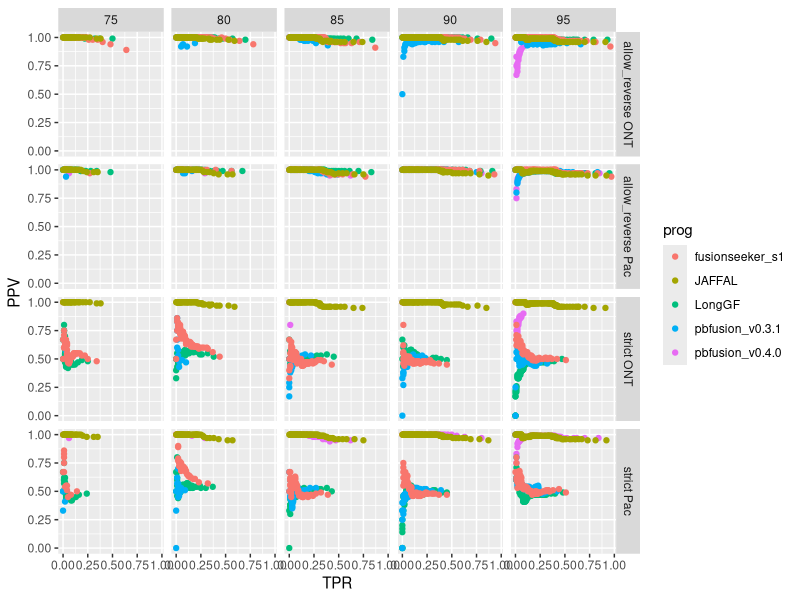
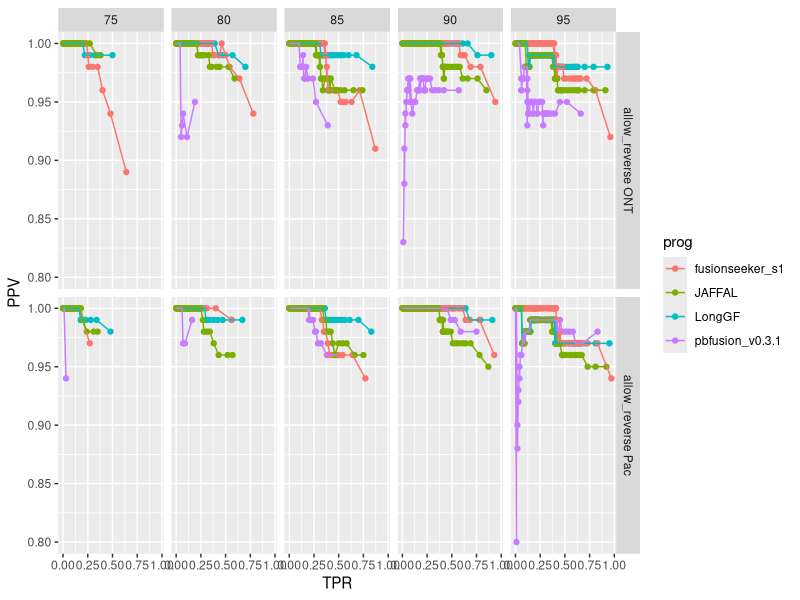
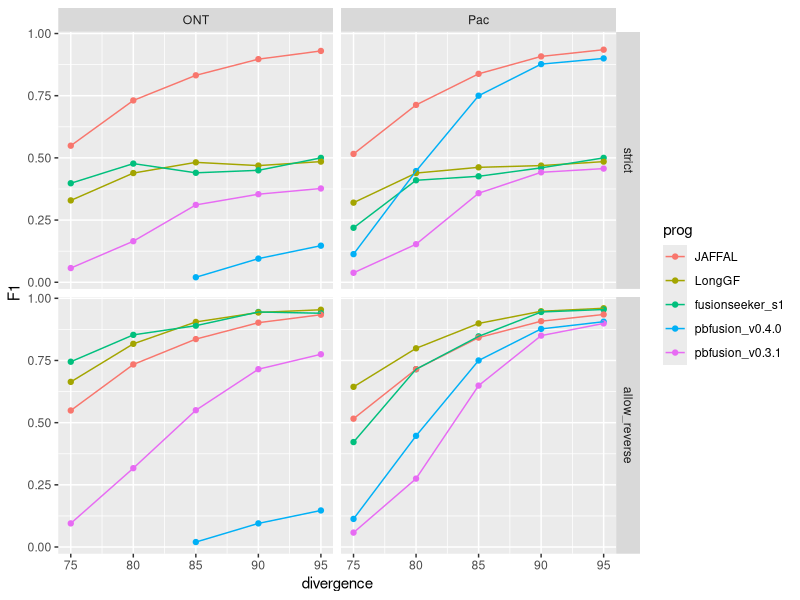
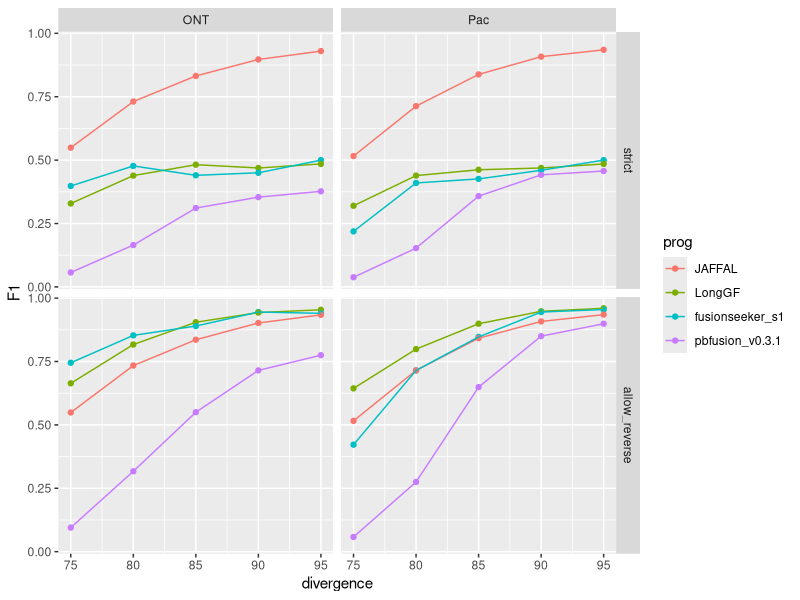
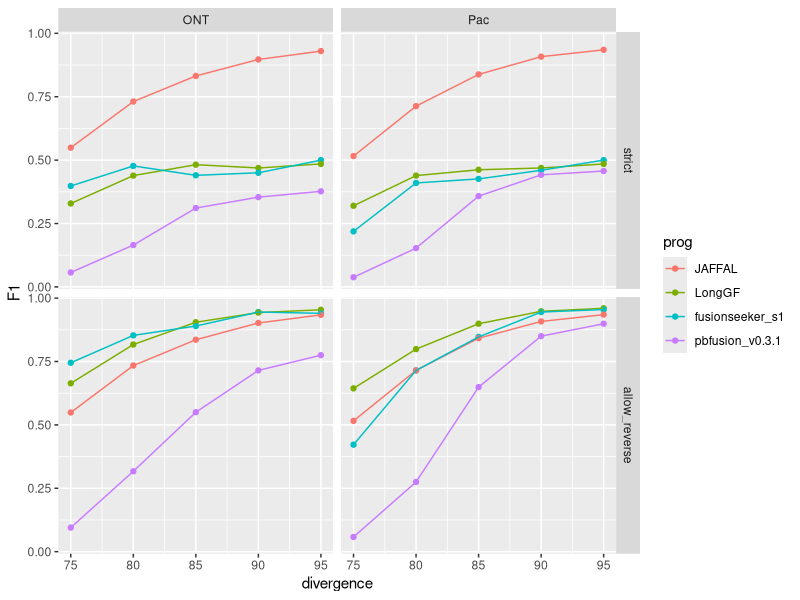

Recreate these plots in R, in order.
## ---- chunk 1
knitr::opts_chunk$set(echo = TRUE)
library(tidyverse)
## ---- chunk 2

strict_results = read.table("data/strict.combined_results.ROC.tsv", header=T, sep="\t", stringsAsFactors = F)
strict_results$analysisType="strict"

allow_reverse_results = read.table("data/allow_reverse.combined_results.ROC.tsv", header=T, sep="\t", stringsAsFactors = F)
allow_reverse_results$analysisType="allow_reverse"


## ---- chunk 3

data = bind_rows(strict_results,
                 allow_reverse_results)


## ---- chunk 4

data = data %>% filter(prog %in% c(
                                   'pbfusion_v0.3.1',
                                   'pbfusion_v0.4.0',
                                   'fusionseeker_s1',
                                   'LongGF',
                                   'JAFFAL',
                                   'ctat-LR-fusion.v0.12.0')
                       )


## ---- chunk 5

data$analysisType = factor(data$analysisType, levels=c('strict', 'allow_reverse'))

data %>% 
    mutate(analysis_seqtype = paste(analysisType, seqtype)) %>%
    ggplot(aes(x=TPR, y=PPV)) + geom_point(aes(groups=prog, color=prog)) +
    facet_grid(vars(analysis_seqtype), vars(divergence))



## ---- chunk 6



data %>% 
    filter(analysisType == "allow_reverse") %>% 
    filter(prog != "pbfusion_v0.4.0") %>%
    mutate(analysis_seqtype = paste(analysisType, seqtype)) %>%
    ggplot(aes(x=TPR, y=PPV)) + 
    geom_point(aes(groups=prog, color=prog)) +
    geom_line(aes(color=prog)) +
    facet_grid(vars(analysis_seqtype), vars(divergence)) +
    ylim(0.8,1)

## ---- chunk 7

max_F1_data = data %>% group_by(analysisType, prog, seqtype, divergence) %>% 
    arrange(desc(F1)) %>% filter(row_number() == 1) %>% ungroup()


# rank programs 

ranked_progs = max_F1_data  %>% group_by(prog) %>% summarize(mean_F1 = mean(F1)) %>% arrange(desc(mean_F1))

max_F1_data$prog = factor(max_F1_data$prog, levels=ranked_progs$prog)

max_F1_data$analysisType = factor(max_F1_data$analysisType, levels=c('strict', 'allow_reverse'))


## ---- chunk 8

p_linepoint = max_F1_data %>% 
    filter(analysisType %in% c('strict', 'allow_reverse')) %>%
    ggplot() + 
    geom_point(aes(x=divergence, y=F1, color=prog)) +
    geom_line(aes(x=divergence, y=F1, group=prog, color=prog)) +
    facet_grid(vars(analysisType), vars(seqtype))


p_linepoint

## ---- chunk 9

# mention the new pbfusion v0.4.0 for supp, keep rest for main fig

p_linepoint = max_F1_data %>% 
    filter(prog != "pbfusion_v0.4.0") %>% 
    filter(analysisType %in% c('strict', 'allow_reverse')) %>%
    ggplot() + 
    geom_point(aes(x=divergence, y=F1, color=prog)) +
    geom_line(aes(x=divergence, y=F1, group=prog, color=prog)) +
    facet_grid(vars(analysisType), vars(seqtype))


p_linepoint




## ---- chunk 10

ggsave(p_linepoint, filename="jaffal_simdata_accuracy.paperfig.pdf", width=8, height=7)
